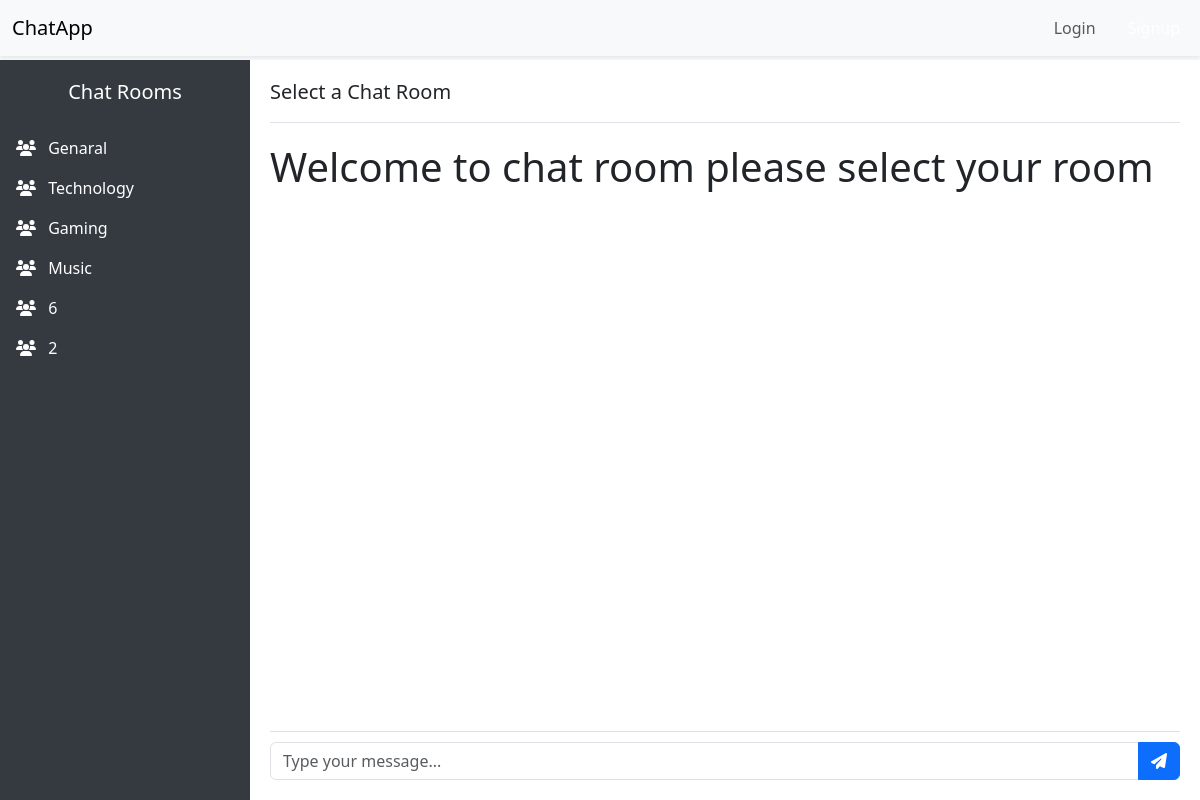
The app's page /pu with its own data.
### globalchat/models.py (models this page shows, shortened)
class PublicChatRoom(models.Model):
	title = models.CharField(max_length=255, unique=True, blank=False)

### globalchat/views.py (the view)
# urls.py: path("pu",views.Public_chat,name='public_url'),
def Public_chat(request):
    gp_data=PublicChatRoom.objects.all()
    context={'groups':gp_data,'current_user': request.user}
    return render(request,'public_chats2.html',context)

### templates/public_chats2.html (shortened to what this page needs)
<!DOCTYPE html>
<html lang="en">
<head>
  <link href="https://cdn.jsdelivr.net/npm/bootstrap@5.3.0/dist/css/bootstrap.min.css" rel="stylesheet">
  <link rel="stylesheet" href="https://cdnjs.cloudflare.com/ajax/libs/font-awesome/6.4.0/css/all.min.css">
</head>
<body>
  <nav class="navbar navbar-expand-lg navbar-light bg-light fixed-top shadow-sm">
    <div class="container-fluid">
      <a class="navbar-brand" href="#">ChatApp</a>
      <div class="collapse navbar-collapse justify-content-end" id="navbarNav">
        <ul class="navbar-nav align-items-center">
          <li class="nav-item">
            <a class="nav-link" href="#" data-bs-toggle="modal" data-bs-target="#loginModal">Login</a>
          </li>
          <li class="nav-item">
            <a class="nav-link btn btn-primary text-white ms-3" href="#" data-bs-toggle="modal" data-bs-target="#signupModal">Signup</a>
          </li>
        </ul>
      </div>
    </div>
  </nav>
  <div class="chat-container">
    <div class="sidebar">
      <h5 class="text-center mb-4">Chat Rooms</h5>
      <div class="list-group list-group-flush">
        {% for room in groups %}
        <a href="#" class="list-group-item list-group-item-action" data-room="{{ room.title }}">
          <i class="fas fa-users me-2"></i> {{ room.title }}
        </a>
        {% endfor %}
      </div>
    </div>
    <div class="chat-window">
      <div class="chat-header">
        <h5 id="currentRoom">Select a Chat Room</h5>
      </div>
      <div class="chat-messages" id="chatMessages">
        <h1>Welcome to chat room please select your room</h1>
      </div>
      <div class="chat-input">
        <form id="messageForm">
          <div class="input-group">
            <input type="text" class="form-control" id="messageInput" placeholder="Type your message..." required>
            <button class="btn btn-primary" type="submit"><i class="fas fa-paper-plane"></i></button>
          </div>
        </form>
      </div>
    </div>
  </div>
</body>
</html>

### templates/public_chats2.html (style rules this page uses)
body, html { height: 100%; margin: 0; padding: 0; background-color: #f8f9fa; }
.chat-container { height: 100vh; display: flex; flex-direction: row; padding-top: 60px; }
.sidebar { width: 250px; background-color: #343a40; color: #ffffff; padding-top: 20px; overflow-y: auto; }
.sidebar .list-group-item { background-color: #343a40; color: #ffffff; border: none; }
.chat-window { flex: 1; display: flex; flex-direction: column; padding: 20px; background-color: #ffffff; }
.chat-header { border-bottom: 1px solid #dee2e6; padding-bottom: 10px; margin-bottom: 20px; }
.chat-messages { flex: 1; overflow-y: auto; padding-right: 10px; display: flex; flex-direction: column; }
.chat-input { border-top: 1px solid #dee2e6; padding-top: 10px; }

### records on screen
PublicChatRoom: title "Genaral"
PublicChatRoom: title "Technology"
PublicChatRoom: title "Gaming"
PublicChatRoom: title "Music"
PublicChatRoom: title "6"
PublicChatRoom: title "2"
